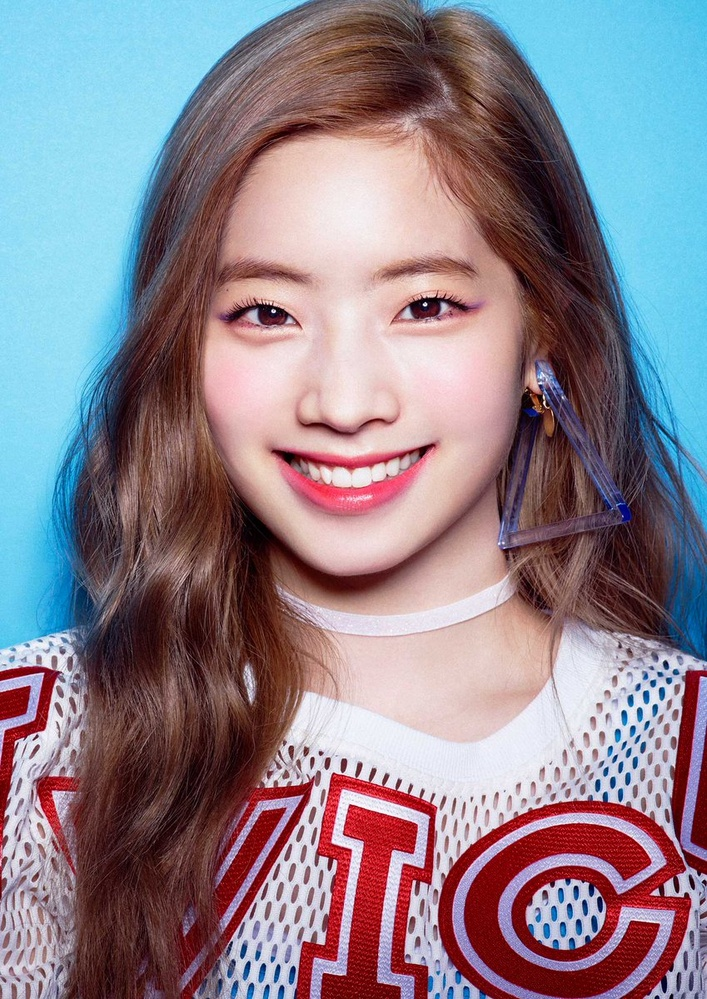
#> input picture dataset/train/Dahyun/3.jpg, 707 x 999 px, shrunk from 849 x 1200 before the run; its folder holds only this picture in this run
$ python face-recognition.py
#> lines starting #> are read from the running program, lines starting #| are printed output that depends on the picture
import cv2
import os
import numpy as np

face_cascade = cv2.CascadeClassifier("./haarcascade_frontalface_default.xml")

face_list = []
label_list = []

# detect face and train face recognizer
for label_idx, person_name in enumerate(os.listdir("./dataset/train")):
    for idx, img_name in enumerate(os.listdir("./dataset/train/"+person_name)):
        img_gray = cv2.imread("./dataset/train/"+person_name+'/'+img_name, 0)
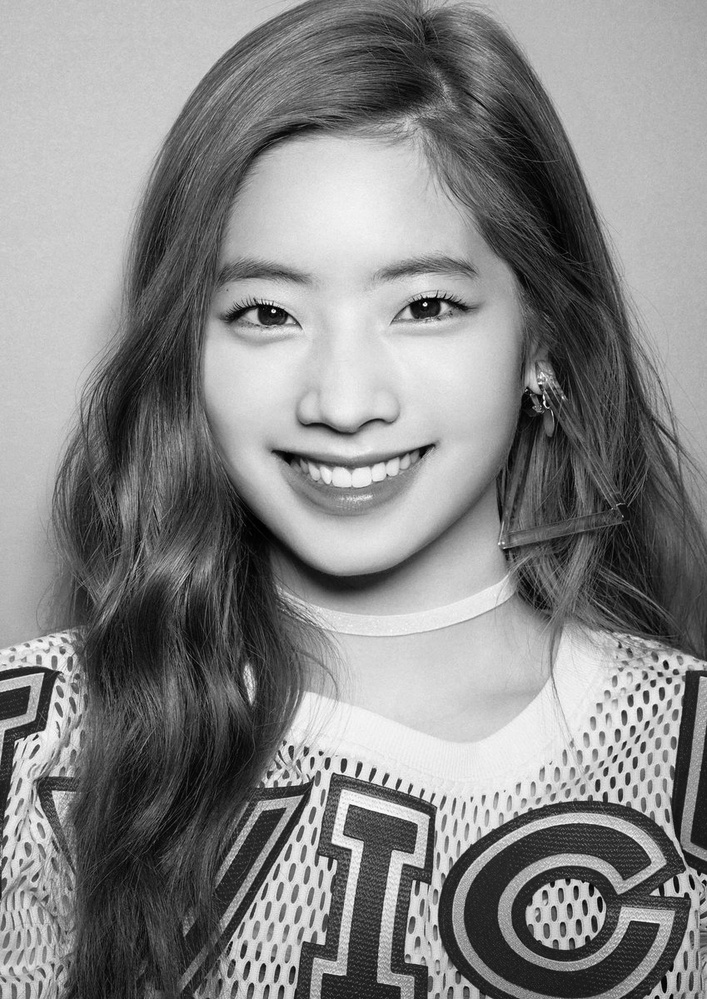
#> img_gray: shape (999, 707); min 0, max 255, mean 133.7

        face_detected = face_cascade.detectMultiScale(
            img_gray,
            scaleFactor = 1.7,
            minNeighbors = 5
        )
#> face_detected = [[177, 190, 341, 341]]

        for (x,y,w,h) in face_detected:
            face = img_gray[y:y+h, x:x+h]
            face_list.append(face)
            label_list.append(label_idx)
#> this loop made 1 pass
#> pass 1, `face = img_gray[y:y+h, x:x+h]`:
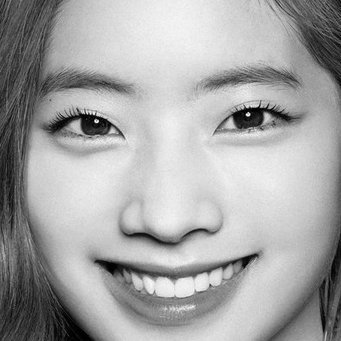
#> face: shape (341, 341); min 0, max 255, mean 165.9
#> after the loop, face_list = 1 item; label_list = [0]

    face_recognizer = cv2.face.LBPHFaceRecognizer_create()
    face_recognizer.train(face_list, np.array(label_list))
#> pass 2 of the loop `for label_idx, person_name in enumerate(os.listdir("./dataset/train")):`:
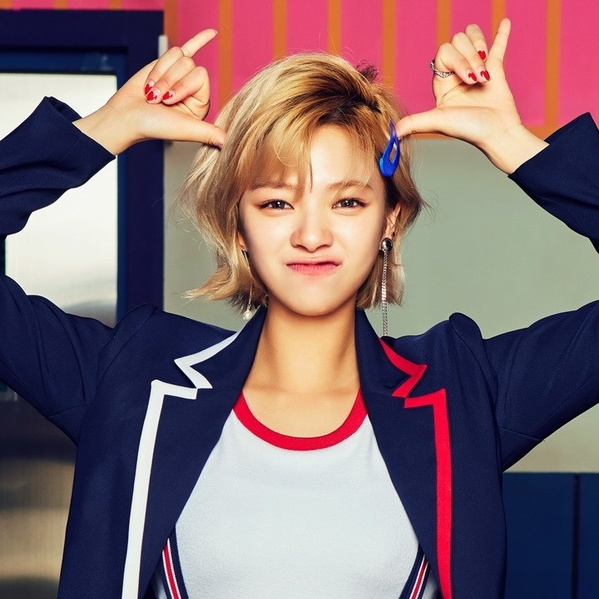
#> input picture dataset/train/Jeongyeon/5.jpg, 599 x 599 px, shrunk from 720 x 720 before the run
#> `img_gray = cv2.imread("./dataset/train/"+person_name+'/'+img_name, 0)`:
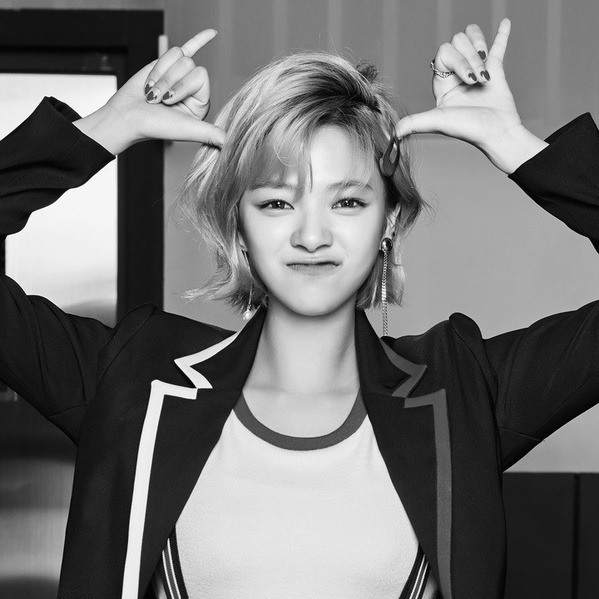
#> img_gray: shape (599, 599); min 0, max 255, mean 115.5
#> face_detected = [[219, 121, 200, 200]]
#> the loop `for (x,y,w,h) in face_detected:` made 1 pass
#> pass 1, `face = img_gray[y:y+h, x:x+h]`:
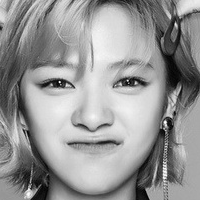
#> face: shape (200, 200); min 0, max 252, mean 149.3
#> after the loop `for (x,y,w,h) in face_detected:`: face_list = 2 items; label_list = [0, 1]

# detect face and predict face
person_name = os.listdir("./dataset/train")
#> (the run stopped early here; a loop or call above may not have finished)
